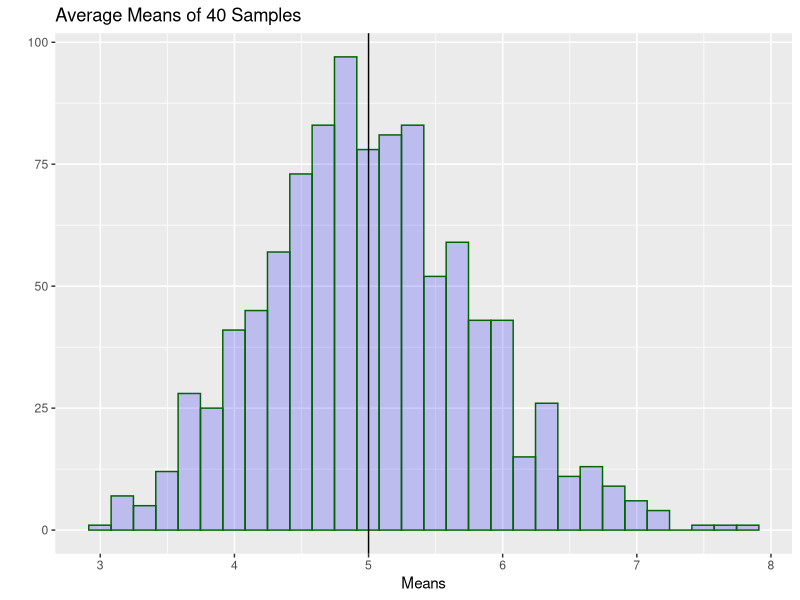

This chart was generated by the following R code:
## ---- chunk 1
library(ggplot2)
## ---- chunk 2
expmean <- 1 / .2
expmean
## ---- chunk 3
set.seed(1623); mns = NULL; 
for (i in 1 : 1000) mns = c(mns, mean(rexp(40,.2))); 
## ---- chunk 4
p <- qplot(mns,
       geom="histogram",
       main = "Average Means of 40 Samples",
       xlab = "Means",
       fill=I("blue"),
       col=I("darkgreen"),
       alpha=I(.2)
 )
p + geom_vline(xintercept=5)
